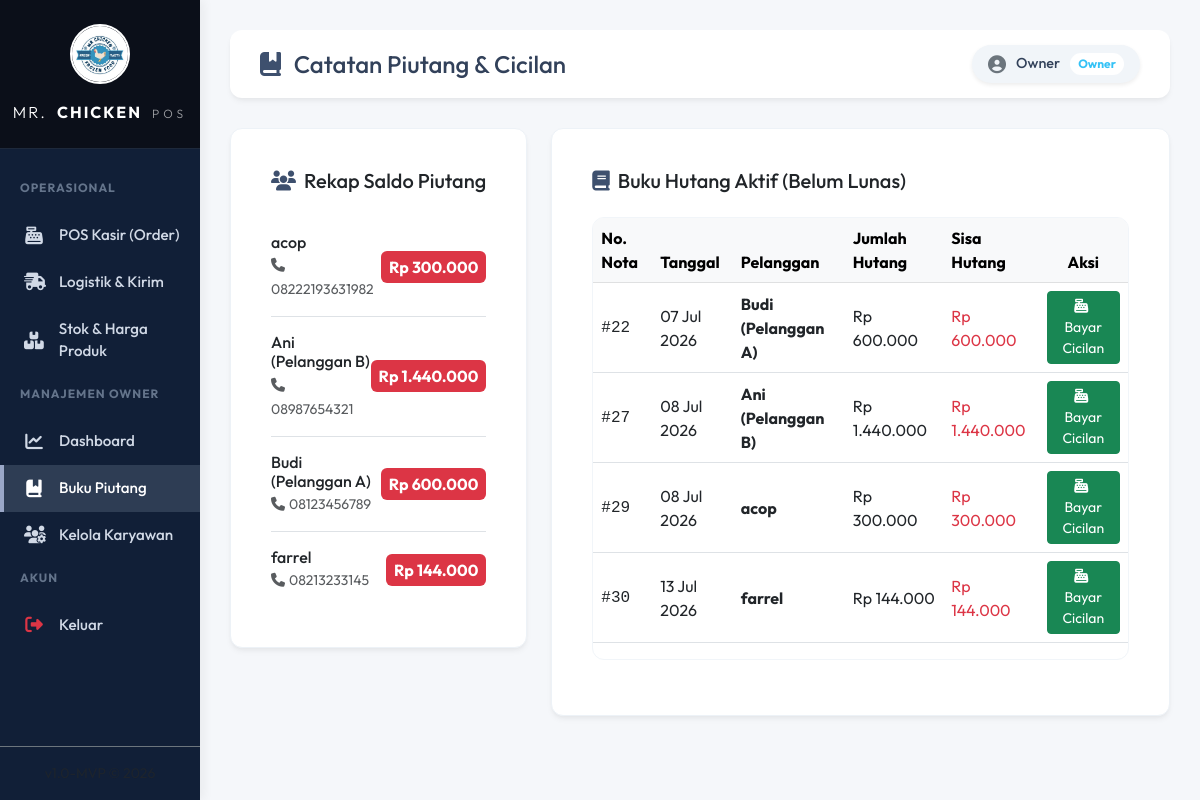
The page /index.php?page=hutang (signed in) on the database its author committed.
### tables this page shows
CREATE TABLE IF NOT EXISTS `pelanggan` (
  `id_pelanggan` int NOT NULL AUTO_INCREMENT,
  `nama_pelanggan` varchar(150) NOT NULL,
  `no_hp` varchar(20) NOT NULL,
  `alamat` text NOT NULL,
  `saldo_hutang` int DEFAULT '0',
  PRIMARY KEY (`id_pelanggan`)
);

CREATE TABLE IF NOT EXISTS `hutang` (
  `id_hutang` int NOT NULL AUTO_INCREMENT,
  `id_pelanggan` int NOT NULL,
  `id_transaksi` int NOT NULL,
  `jumlah_hutang` int NOT NULL,
  `sisa_hutang` int NOT NULL,
  `tanggal_hutang` date NOT NULL,
  PRIMARY KEY (`id_hutang`),
  KEY `id_pelanggan` (`id_pelanggan`),
  KEY `id_transaksi` (`id_transaksi`),
  CONSTRAINT `hutang_ibfk_1` FOREIGN KEY (`id_pelanggan`) REFERENCES `pelanggan` (`id_pelanggan`),
  CONSTRAINT `hutang_ibfk_2` FOREIGN KEY (`id_transaksi`) REFERENCES `transaksi` (`id_transaksi`) ON DELETE CASCADE
);

### controllers/HutangController.php (called while the page is built, shortened)
<?php
require_once 'models/hutang.php';
class HutangController extends Controller {
    private Hutang $hutangModel;
    public function __construct(PDO $db) {
        $this->hutangModel = new Hutang($db);
    }
    public function index(): void {
        $hutangAktifAll = $this->hutangModel->getHutangAktif();
        $total_records = count($hutangAktifAll);
        $limit = 10;
        $total_pages = ceil($total_records / $limit);
        $currentPageNum = isset($_GET['p']) ? (int)$_GET['p'] : 1;
        $offset = ($currentPageNum - 1) * $limit;
        $pagedHutang = array_slice($hutangAktifAll, $offset, $limit);
        $data = [
            'hutang_aktif' => $pagedHutang,
            'pelanggan_hutang' => $this->hutangModel->getPelangganBerhutang(),
            'current_page' => $currentPageNum,
            'total_pages' => $total_pages
        ];
        $this->view('owner/hutang', $data);
    }
}

### models/hutang.php (called while the page is built, shortened)
<?php
class Hutang {
    private PDO $conn;
    public function __construct(PDO $db) {
        $this->conn = $db;
    }
    public function getPelangganBerhutang(): array {
        $query = "SELECT * FROM pelanggan WHERE saldo_hutang > 0 ORDER BY nama_pelanggan ASC";
        $stmt = $this->conn->prepare($query);
        $stmt->execute();
        return $stmt->fetchAll();
    }
    public function getHutangAktif(): array {
        $query = "SELECT h.*, p.nama_pelanggan, t.total_harga, t.tanggal
                  FROM hutang h
                  JOIN pelanggan p ON h.id_pelanggan = p.id_pelanggan
                  JOIN transaksi t ON h.id_transaksi = t.id_transaksi
                  WHERE h.sisa_hutang > 0
                  ORDER BY h.tanggal_hutang ASC";
        $stmt = $this->conn->prepare($query);
        $stmt->execute();
        return $stmt->fetchAll();
    }
}

### views/owner/hutang.php (the view, shortened to what this page needs)
<?php
require_once 'views/templates/header.php';
?>
<div class="row">
    <div class="col-lg-4 mb-4">
        <div class="card premium-card p-4">
            <div class="card-body">
                <h5 class="card-title font-weight-bold mb-4"><i class="fa-solid fa-users text-orange me-2"></i>Rekap Saldo Piutang</h5>
                <div class="list-group list-group-flush">
                    <?php if (empty($pelanggan_hutang)): ?>
                        <div class="text-center py-4 text-muted">
                            <i class="fa-solid fa-face-smile fa-2x mb-2 text-light"></i>
                            <p class="small m-0">Tidak ada piutang aktif. Semua pelanggan lunas!</p>
                        </div>
                    <?php else:
                        foreach ($pelanggan_hutang as $ph):
                        ?>
                            <div class="list-group-item d-flex justify-content-between align-items-center px-0 py-3">
                                <div>
                                    <h6 class="font-weight-bold m-0"><?= htmlspecialchars($ph->nama_pelanggan) ?></h6>
                                    <small class="text-muted"><i class="fa-solid fa-phone me-1"></i><?= htmlspecialchars($ph->no_hp) ?></small>
                                </div>
                                <span class="badge bg-danger p-2 font-weight-bold fs-6">
                                    Rp <?= number_format($ph->saldo_hutang, 0, ',', '.') ?>
                                </span>
                            </div>
                        <?php endforeach;
                    endif; ?>
                </div>
            </div>
        </div>
    </div>
    <div class="col-lg-8" id="daftar-piutang">
        <div class="card premium-card p-4">
            <div class="card-body">
                <h5 class="card-title font-weight-bold mb-4"><i class="fa-solid fa-book text-orange me-2"></i>Buku Hutang Aktif (Belum Lunas)</h5>
                <div class="table-responsive table-responsive-scroll">
                    <table class="table table-hover align-middle">
                        <thead class="table-light">
                            <tr>
                                <th>No. Nota</th>
                                <th>Tanggal</th>
                                <th>Pelanggan</th>
                                <th>Jumlah Hutang</th>
                                <th>Sisa Hutang</th>
                                <th class="text-center">Aksi</th>
                            </tr>
                        </thead>
                        <tbody>
                            <?php if (empty($hutang_aktif)): ?>
                                <tr>
                                    <td colspan="6" class="text-center py-5 text-muted">
                                        <i class="fa-solid fa-circle-check fa-3x mb-3 text-light"></i>
                                        <p>Semua transaksi penjualan telah lunas dibayar.</p>
                                    </td>
                                </tr>
                            <?php else:
                                foreach ($hutang_aktif as $h):
                                ?>
                                    <tr>
                                        <td class="font-monospace font-weight-bold">#<?= $h->id_transaksi ?></td>
                                        <td><?= date('d M Y', strtotime($h->tanggal_hutang)) ?></td>
                                        <td>
                                            <strong><?= htmlspecialchars($h->nama_pelanggan) ?></strong>
                                        </td>
                                        <td>Rp <?= number_format($h->jumlah_hutang, 0, ',', '.') ?></td>
                                        <td class="font-weight-bold text-danger">Rp <?= number_format($h->sisa_hutang, 0, ',', '.') ?></td>
                                        <td class="text-center">
                                            <button class="btn btn-sm btn-success" data-bs-toggle="modal" data-bs-target="#modalCicilan<?= $h->id_hutang ?>">
                                                <i class="fa-solid fa-cash-register me-1"></i> Bayar Cicilan
                                            </button>
                                        </td>
                                    </tr>
                                <?php endforeach;
                            endif; ?>
                        </tbody>
                    </table>
                </div>
            </div>
        </div>
    </div>
</div>
<?php
require_once 'views/templates/footer.php';
?>

### rows shown on the page
pelanggan: nama_pelanggan "acop", no_hp "08222193631982", saldo_hutang "300.000"
pelanggan: nama_pelanggan "Ani (Pelanggan B)", no_hp "08987654321", saldo_hutang "1.440.000"
pelanggan: nama_pelanggan "Budi (Pelanggan A)", no_hp "08123456789", saldo_hutang "600.000"
pelanggan: nama_pelanggan "farrel", no_hp "08213233145", saldo_hutang "144.000"
hutang: id_transaksi "22", tanggal_hutang "07 Jul 2026", id_pelanggan.nama_pelanggan "Budi (Pelanggan A)", jumlah_hutang "600.000", sisa_hutang "600.000"
hutang: id_transaksi "27", tanggal_hutang "08 Jul 2026", id_pelanggan.nama_pelanggan "Ani (Pelanggan B)", jumlah_hutang "1.440.000", sisa_hutang "1.440.000"
hutang: id_transaksi "29", tanggal_hutang "08 Jul 2026", id_pelanggan.nama_pelanggan "acop", jumlah_hutang "300.000", sisa_hutang "300.000"
hutang: id_transaksi "30", tanggal_hutang "13 Jul 2026", id_pelanggan.nama_pelanggan "farrel", jumlah_hutang "144.000", sisa_hutang "144.000"

### other values the page prints
$userName "Owner"
$userRole "Owner"
